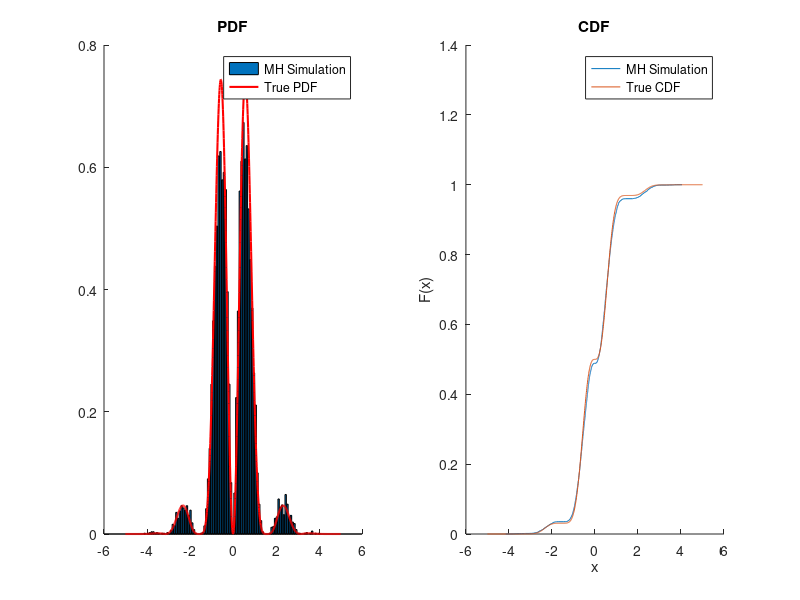

MATLAB code for this plot:

% Question 2


%% 2 (a)
n = 10000; 
x = zeros(n+1, 1); 
x(1) = randn();
i = 2;

while i <= n+1
    
    % sample new x from N(x_old, 1) (random walk MH)
    tmp = randn() + x(i-1);
    
    % calculate the acceptance rate 
    r = (cos(tmp)^2 * sin(2*tmp)^2 * normpdf(tmp))/(cos(x(i-1))^2 * sin(2*x(i-1))^2 * normpdf(x(i-1)));
    
    if rand() < r
        x(i) = tmp;
        i = i + 1;
    end
end


% For plotting the pdf and cdf
t = -5:0.01:5; 
p = cos(t).^2 .* sin(2*t).^2 .* normpdf(t); 
[f, xtick] = hist(x, 100);
figure(1); 
subplot(1,2,1);
hold all
bar(xtick, f / trapz(xtick, f))
plot(t, p / trapz(t, p), 'r-', 'LineWidth', 1.5)
hold off
legend('MH Simulation', 'True PDF');
title('PDF');
subplot(1,2,2);
hold all; 
ecdf(x); 
plot(t, cumsum(p / trapz(t, p)) * 0.01)
hold off;
legend('MH Simulation', 'True CDF');
title('CDF');

%%

    






